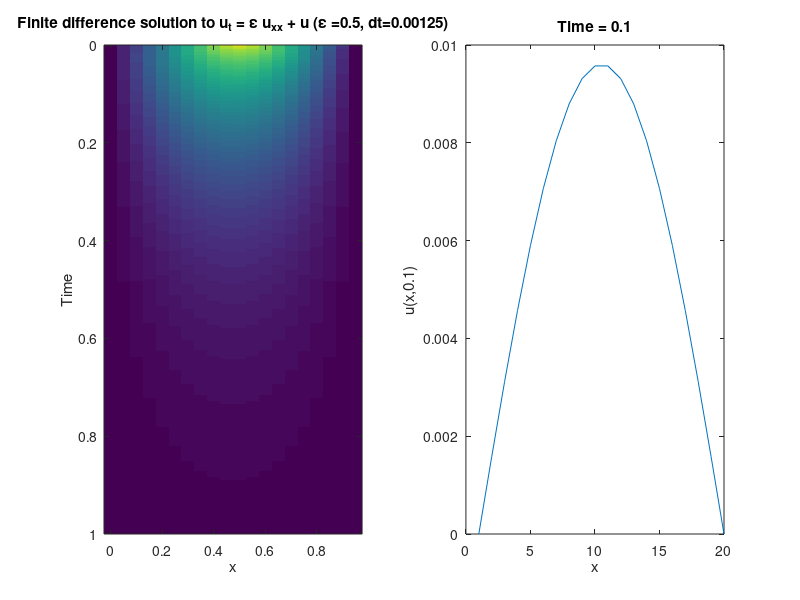

Here is the MATLAB script that generated this plot:
%MAT-INF3360 Oblig 2 Implementation of explicit finite difference scheme

%Initial parameters

clear all,close all; clc

dt = 0.00125;
dx = 0.05;

r = dt/(dx)^2;
eps = 0.5;

%Initialization function

xmax = 1;

x = 0:dx:(xmax-dx*xmax);

f = zeros(1,length(x));

for i = 1:length(x)

        if x(i) <= 1/2
            
            f(i) = 2*x(i);
        else if x(i) > 1/2
            
            f(i) = 2*(1 - x(i));
            
            end
        end
    
end

plot(x,f)

%Time vector

T = 0:dt:1;

N = length(T)-1;

n = length(f);

v = zeros(N,n);

% Initialiation and boundary conditions

v(1,:) = f;

v(:,1) = 0;

v(:,end) = 0;


%scheme 
%v(i+1,j) = eps*dt/dx^2*v(i,j-1) + eps*dt/dx^2*v(i,j+1) + (1 + dt - 2*eps*dt/dx^2)*v(i,j) 

C1 = eps*r;
C2 = (1 + dt - 2*eps*r);

for i = 1:N
    
    for j = 2:n-1
        
    v(i+1,j) = C1*v(i,j-1) + C1*v(i,j+1) + C2*v(i,j); 
    
    end
end

subplot(1,2,1)
imagesc(x,T,v)

xlabel('x')
ylabel('Time')

title('Finite difference solution to u_t = \epsilon u_{xx} + u (\epsilon =0.5, dt=0.00125)')

subplot(1,2,2)

plot(v(1/dt,:))

xlabel('x')
ylabel('u(x,0.1)')

title('Time = 0.1')


